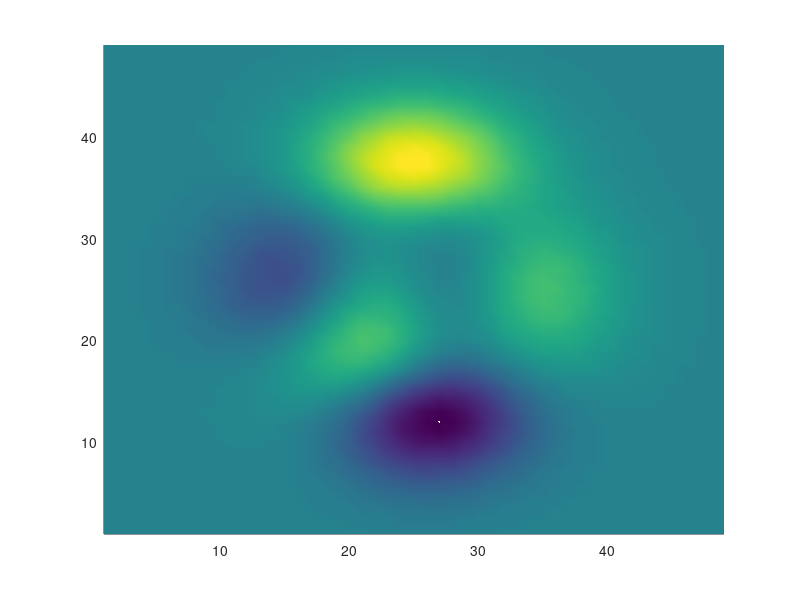
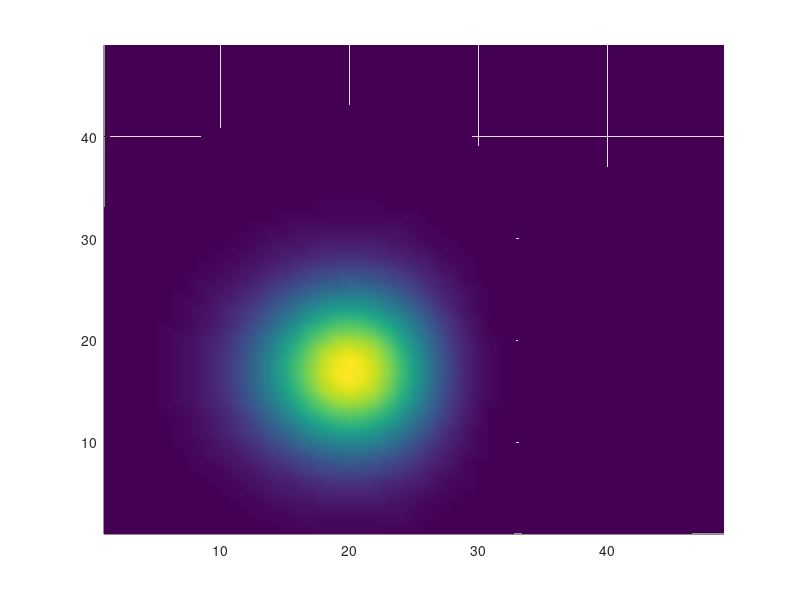
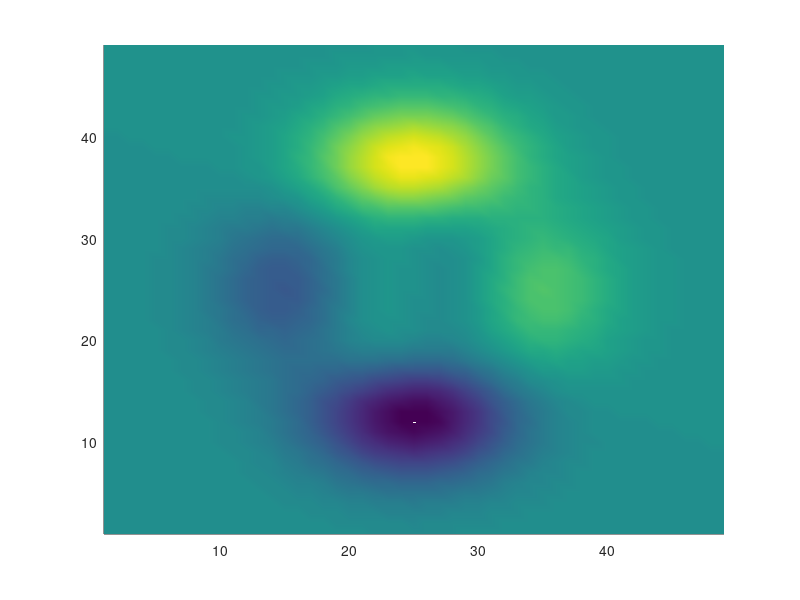
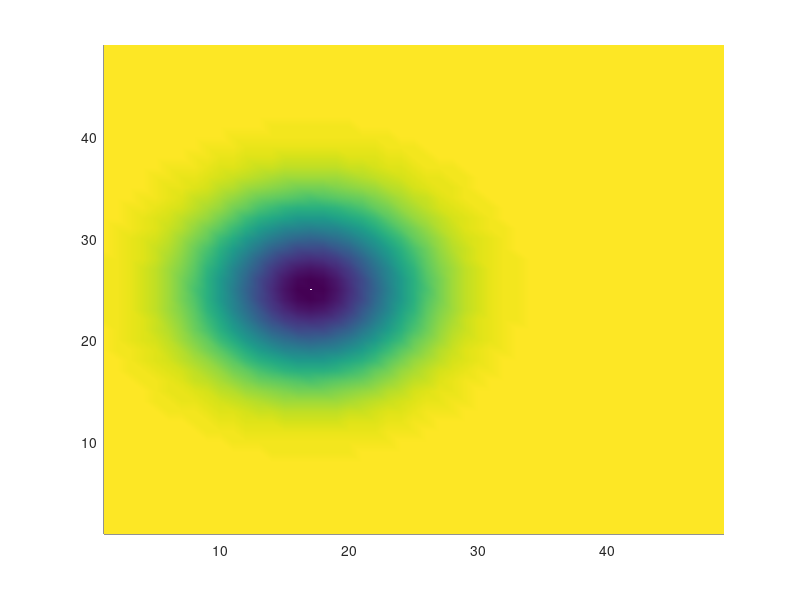

These charts were generated, in order, by the following MATLAB code:
%% DEMONSTRATE HOW TO MARKUP CODE TO PUBLISH TO A WEBPAGE  
%   Recipe: 3165_08_05: 
%   Copyright 2012 Packt Publishing
%   Revision: 1
%   Date: 2012-07-16 24:00:00
%

%% Declare Code Cells
% The double percent signs (%%) indicates the start of a new code cell.  

%% Add a Heading
% Make a cell with no code to add a heading.

%% Create a Contents Section
% A Contents section is automatically generated cross referncing each section heading.

%% Add Sections
% Cell Names Become Section Headings

%% Add Body Text
% A single percent sign denotes a comment line which is turned into body text. 

%% Add Code and Results 
figure;
[x y z] = peaks;
surf(z);view(2);shading interp;
set(gcf,'Color',[1 1 1]);axis tight;

%% Add source Equation in LaTeX format
% Enclose LaTeX expression using $ symbols:
%
% $$z =  3(1-x)^2e^{-(x^2) - (y+1)^2} - 10(\frac{x}{5} - x^3 - y^5)e^{-x^2-y^2} - \frac{1}{3}e^{-(x+1)^2 - y^2}$
% 
disp('');
% $$z =  3(1-x)^2e^{-(x^2) - (y+1)^2} - 10(\frac{x}{5} - x^3 - y^5)e^{-x^2-y^2} - \frac{1}{3}e^{-(x+1)^2 - y^2}$

%% Add Basic Text Formatting
% Enclose text using the:
%
% * _underscore_ sign makes it appear in italics
% * *asterix* sign makes it appear in bold
% * |pipe| sign makes it appear in mono face

%% Add Code and Results from Inside a Loop
zN{1} =  3*(1-x).^2.*exp(-(x.^2) - (y+1).^2);
zN{2} = - 10*(x/5 - x.^3 - y.^5).*exp(-x.^2-y.^2); 
zN{3} =  - 1/3*exp(-(x+1).^2 - y.^2);

for i = 1:3
    %%
    figure;
    surf(zN{i});view(2);shading interp;
    set(gcf,'Color',[1 1 1]);axis tight;
end

%% Fresh Start
close all;clear;clc

